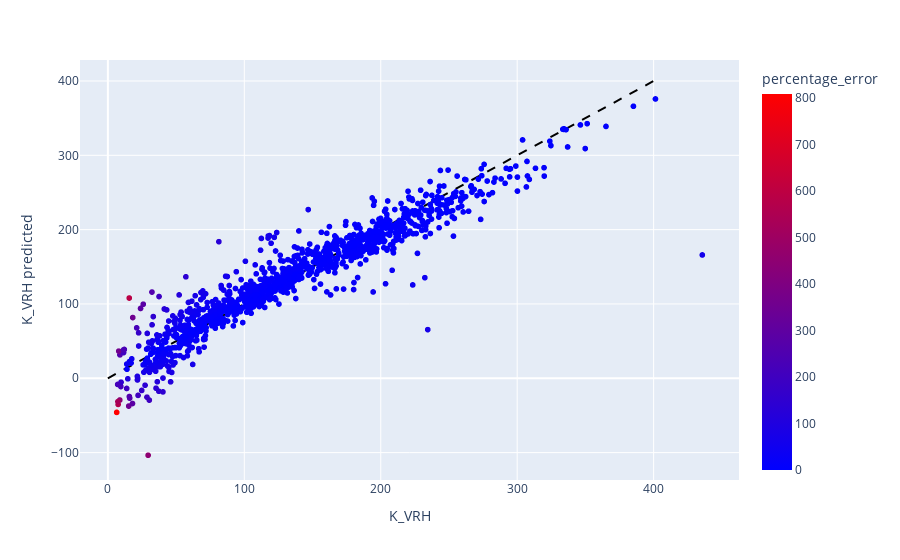

This figure's notebook cell:
### Code cell
import plotly.express as px
import plotly.graph_objects as go

reference_line = go.Scatter(
    x=[0, 400],
    y=[0, 400],
    line=dict(color="black", dash="dash"),
    mode="lines",
    showlegend=False
)

fig = px.scatter(
    etf, 
    x="K_VRH", 
    y="K_VRH predicted", 
    hover_name="formula", 
    color="percentage_error", 
    color_continuous_scale=px.colors.sequential.Bluered,
)

fig.add_trace(reference_line)
fig.show()

### Figure 1 — Plotly figure (JSON) as saved in the notebook; plotly's stock layout.template omitted (floating-point values rounded to 4 significant figures; data arrays with more than 128 entries replaced by an {"elided": "..."} marker saying what was removed)
{"data": [{"hovertemplate": "<b>%{hovertext}</b><br><br>K_VRH=%{x}<br>K_VRH predicted=%{y}<br>percentage_error=%{marker.color}<extra></extra>", "hovertext": {"elided": "1181 str values"}, "legendgroup": "", "marker": {"color": {"elided": "1181 float values"}, "coloraxis": "coloraxis", "symbol": "circle"}, "mode": "markers", "name": "", "showlegend": false, "type": "scattergl", "x": {"elided": "1181 float values"}, "xaxis": "x", "y": {"elided": "1181 float values"}, "yaxis": "y"}, {"line": {"color": "black", "dash": "dash"}, "mode": "lines", "showlegend": false, "type": "scatter", "x": [0, 400], "y": [0, 400]}], "layout": {"autosize": true, "coloraxis": {"colorbar": {"title": {"text": "percentage_error"}}, "colorscale": [[0, "rgb(0,0,255)"], [1, "rgb(255,0,0)"]]}, "legend": {"tracegroupgap": 0}, "margin": {"t": 60}, "xaxis": {"anchor": "y", "autorange": true, "domain": [0, 1], "range": [-18.97, 461.1], "title": {"text": "K_VRH"}, "type": "linear"}, "yaxis": {"anchor": "x", "autorange": true, "domain": [0, 1], "range": [-141.8, 428.5], "title": {"text": "K_VRH predicted"}, "type": "linear"}}}
